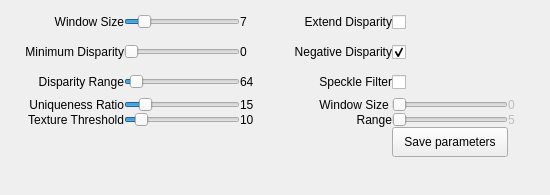
<?xml version="1.0" encoding="UTF-8"?>
<ui version="4.0">
 <class>MatcherWidgetOpenCVBlock</class>
 <widget class="QWidget" name="MatcherWidgetOpenCVBlock">
  <property name="geometry">
   <rect>
    <x>0</x>
    <y>0</y>
    <width>550</width>
    <height>195</height>
   </rect>
  </property>
  <property name="sizePolicy">
   <sizepolicy hsizetype="Preferred" vsizetype="Preferred">
    <horstretch>0</horstretch>
    <verstretch>0</verstretch>
   </sizepolicy>
  </property>
  <property name="minimumSize">
   <size>
    <width>550</width>
    <height>0</height>
   </size>
  </property>
  <property name="maximumSize">
   <size>
    <width>16777215</width>
    <height>16777215</height>
   </size>
  </property>
  <property name="windowTitle">
   <string>Form</string>
  </property>
  <layout class="QGridLayout" name="gridLayout_4">
   <property name="leftMargin">
    <number>7</number>
   </property>
   <property name="topMargin">
    <number>7</number>
   </property>
   <property name="rightMargin">
    <number>7</number>
   </property>
   <property name="bottomMargin">
    <number>7</number>
   </property>
   <item row="0" column="0">
    <layout class="QGridLayout" name="gridLayout" columnstretch="1,1,0,1,1,0">
     <property name="leftMargin">
      <number>0</number>
     </property>
     <property name="topMargin">
      <number>0</number>
     </property>
     <property name="rightMargin">
      <number>0</number>
     </property>
     <property name="bottomMargin">
      <number>0</number>
     </property>
     <property name="spacing">
      <number>0</number>
     </property>
     <item row="3" column="1">
      <widget class="QSlider" name="uniquenessRatioSlider">
       <property name="sizePolicy">
        <sizepolicy hsizetype="Preferred" vsizetype="Preferred">
         <horstretch>0</horstretch>
         <verstretch>0</verstretch>
        </sizepolicy>
       </property>
       <property name="minimumSize">
        <size>
         <width>0</width>
         <height>0</height>
        </size>
       </property>
       <property name="maximumSize">
        <size>
         <width>16777215</width>
         <height>16777215</height>
        </size>
       </property>
       <property name="minimum">
        <number>1</number>
       </property>
       <property name="value">
        <number>15</number>
       </property>
       <property name="orientation">
        <enum>Qt::Horizontal</enum>
       </property>
      </widget>
     </item>
     <item row="1" column="0">
      <widget class="QLabel" name="label_3">
       <property name="text">
        <string>Minimum Disparity</string>
       </property>
       <property name="alignment">
        <set>Qt::AlignRight|Qt::AlignTrailing|Qt::AlignVCenter</set>
       </property>
       <property name="margin">
        <number>5</number>
       </property>
      </widget>
     </item>
     <item row="1" column="1">
      <widget class="QSlider" name="minDisparitySlider">
       <property name="sizePolicy">
        <sizepolicy hsizetype="Preferred" vsizetype="Preferred">
         <horstretch>0</horstretch>
         <verstretch>0</verstretch>
        </sizepolicy>
       </property>
       <property name="minimumSize">
        <size>
         <width>0</width>
         <height>0</height>
        </size>
       </property>
       <property name="maximumSize">
        <size>
         <width>16777215</width>
         <height>16777215</height>
        </size>
       </property>
       <property name="minimum">
        <number>0</number>
       </property>
       <property name="maximum">
        <number>512</number>
       </property>
       <property name="orientation">
        <enum>Qt::Horizontal</enum>
       </property>
      </widget>
     </item>
     <item row="0" column="2">
      <widget class="QLabel" name="blockSizeLabel">
       <property name="minimumSize">
        <size>
         <width>35</width>
         <height>0</height>
        </size>
       </property>
       <property name="text">
        <string>7</string>
       </property>
       <property name="margin">
        <number>5</number>
       </property>
      </widget>
     </item>
     <item row="3" column="0">
      <widget class="QLabel" name="label_9">
       <property name="text">
        <string>Uniqueness Ratio</string>
       </property>
       <property name="alignment">
        <set>Qt::AlignRight|Qt::AlignTrailing|Qt::AlignVCenter</set>
       </property>
       <property name="margin">
        <number>5</number>
       </property>
      </widget>
     </item>
     <item row="3" column="2">
      <widget class="QLabel" name="uniquenessRatioLabel">
       <property name="minimumSize">
        <size>
         <width>35</width>
         <height>0</height>
        </size>
       </property>
       <property name="text">
        <string>15</string>
       </property>
       <property name="margin">
        <number>5</number>
       </property>
      </widget>
     </item>
     <item row="2" column="4">
      <widget class="QCheckBox" name="speckleFilterCheck">
       <property name="minimumSize">
        <size>
         <width>0</width>
         <height>30</height>
        </size>
       </property>
       <property name="text">
        <string/>
       </property>
      </widget>
     </item>
     <item row="0" column="1">
      <widget class="QSlider" name="blockSizeSlider">
       <property name="sizePolicy">
        <sizepolicy hsizetype="Preferred" vsizetype="Preferred">
         <horstretch>0</horstretch>
         <verstretch>0</verstretch>
        </sizepolicy>
       </property>
       <property name="minimumSize">
        <size>
         <width>0</width>
         <height>0</height>
        </size>
       </property>
       <property name="maximumSize">
        <size>
         <width>16777215</width>
         <height>16777215</height>
        </size>
       </property>
       <property name="minimum">
        <number>2</number>
       </property>
       <property name="maximum">
        <number>25</number>
       </property>
       <property name="value">
        <number>5</number>
       </property>
       <property name="orientation">
        <enum>Qt::Horizontal</enum>
       </property>
      </widget>
     </item>
     <item row="4" column="0">
      <widget class="QLabel" name="label_2">
       <property name="text">
        <string>Texture Threshold</string>
       </property>
       <property name="alignment">
        <set>Qt::AlignRight|Qt::AlignTrailing|Qt::AlignVCenter</set>
       </property>
       <property name="margin">
        <number>5</number>
       </property>
      </widget>
     </item>
     <item row="0" column="3">
      <widget class="QLabel" name="label_11">
       <property name="layoutDirection">
        <enum>Qt::RightToLeft</enum>
       </property>
       <property name="text">
        <string>Extend Disparity</string>
       </property>
       <property name="alignment">
        <set>Qt::AlignRight|Qt::AlignTrailing|Qt::AlignVCenter</set>
       </property>
       <property name="margin">
        <number>5</number>
       </property>
      </widget>
     </item>
     <item row="2" column="3">
      <widget class="QLabel" name="label_10">
       <property name="text">
        <string>Speckle Filter</string>
       </property>
       <property name="alignment">
        <set>Qt::AlignRight|Qt::AlignTrailing|Qt::AlignVCenter</set>
       </property>
       <property name="margin">
        <number>5</number>
       </property>
      </widget>
     </item>
     <item row="1" column="4">
      <widget class="QCheckBox" name="checkBoxNegativeDisparity">
       <property name="sizePolicy">
        <sizepolicy hsizetype="Preferred" vsizetype="Preferred">
         <horstretch>0</horstretch>
         <verstretch>0</verstretch>
        </sizepolicy>
       </property>
       <property name="minimumSize">
        <size>
         <width>0</width>
         <height>30</height>
        </size>
       </property>
       <property name="layoutDirection">
        <enum>Qt::LeftToRight</enum>
       </property>
       <property name="text">
        <string/>
       </property>
       <property name="checked">
        <bool>true</bool>
       </property>
      </widget>
     </item>
     <item row="0" column="4">
      <widget class="QCheckBox" name="checkBoxExtendDisparity">
       <property name="sizePolicy">
        <sizepolicy hsizetype="Preferred" vsizetype="Preferred">
         <horstretch>0</horstretch>
         <verstretch>0</verstretch>
        </sizepolicy>
       </property>
       <property name="minimumSize">
        <size>
         <width>0</width>
         <height>30</height>
        </size>
       </property>
       <property name="font">
        <font>
         <kerning>true</kerning>
        </font>
       </property>
       <property name="layoutDirection">
        <enum>Qt::LeftToRight</enum>
       </property>
       <property name="text">
        <string/>
       </property>
      </widget>
     </item>
     <item row="1" column="3">
      <widget class="QLabel" name="label_12">
       <property name="layoutDirection">
        <enum>Qt::RightToLeft</enum>
       </property>
       <property name="text">
        <string>Negative Disparity</string>
       </property>
       <property name="alignment">
        <set>Qt::AlignRight|Qt::AlignTrailing|Qt::AlignVCenter</set>
       </property>
       <property name="margin">
        <number>5</number>
       </property>
      </widget>
     </item>
     <item row="3" column="3">
      <widget class="QLabel" name="label">
       <property name="text">
        <string>Window Size </string>
       </property>
       <property name="alignment">
        <set>Qt::AlignRight|Qt::AlignTrailing|Qt::AlignVCenter</set>
       </property>
       <property name="margin">
        <number>5</number>
       </property>
      </widget>
     </item>
     <item row="4" column="2">
      <widget class="QLabel" name="textureThresholdLabel">
       <property name="minimumSize">
        <size>
         <width>35</width>
         <height>0</height>
        </size>
       </property>
       <property name="text">
        <string>10</string>
       </property>
       <property name="margin">
        <number>5</number>
       </property>
      </widget>
     </item>
     <item row="3" column="4">
      <widget class="QSlider" name="speckleWindowSlider">
       <property name="enabled">
        <bool>false</bool>
       </property>
       <property name="sizePolicy">
        <sizepolicy hsizetype="Preferred" vsizetype="Preferred">
         <horstretch>0</horstretch>
         <verstretch>0</verstretch>
        </sizepolicy>
       </property>
       <property name="minimumSize">
        <size>
         <width>0</width>
         <height>0</height>
        </size>
       </property>
       <property name="maximumSize">
        <size>
         <width>16777215</width>
         <height>16777215</height>
        </size>
       </property>
       <property name="maximum">
        <number>500</number>
       </property>
       <property name="value">
        <number>0</number>
       </property>
       <property name="orientation">
        <enum>Qt::Horizontal</enum>
       </property>
      </widget>
     </item>
     <item row="4" column="1">
      <widget class="QSlider" name="textureThresholdSlider">
       <property name="sizePolicy">
        <sizepolicy hsizetype="Preferred" vsizetype="Preferred">
         <horstretch>0</horstretch>
         <verstretch>0</verstretch>
        </sizepolicy>
       </property>
       <property name="minimumSize">
        <size>
         <width>0</width>
         <height>0</height>
        </size>
       </property>
       <property name="maximumSize">
        <size>
         <width>16777215</width>
         <height>16777215</height>
        </size>
       </property>
       <property name="value">
        <number>10</number>
       </property>
       <property name="orientation">
        <enum>Qt::Horizontal</enum>
       </property>
      </widget>
     </item>
     <item row="4" column="5">
      <widget class="QLabel" name="speckleRangeLabel">
       <property name="enabled">
        <bool>false</bool>
       </property>
       <property name="minimumSize">
        <size>
         <width>35</width>
         <height>0</height>
        </size>
       </property>
       <property name="text">
        <string>5</string>
       </property>
       <property name="margin">
        <number>5</number>
       </property>
      </widget>
     </item>
     <item row="4" column="4">
      <widget class="QSlider" name="speckleRangeSlider">
       <property name="enabled">
        <bool>false</bool>
       </property>
       <property name="sizePolicy">
        <sizepolicy hsizetype="Preferred" vsizetype="Preferred">
         <horstretch>0</horstretch>
         <verstretch>0</verstretch>
        </sizepolicy>
       </property>
       <property name="minimumSize">
        <size>
         <width>0</width>
         <height>0</height>
        </size>
       </property>
       <property name="maximumSize">
        <size>
         <width>16777215</width>
         <height>16777215</height>
        </size>
       </property>
       <property name="minimum">
        <number>5</number>
       </property>
       <property name="maximum">
        <number>500</number>
       </property>
       <property name="orientation">
        <enum>Qt::Horizontal</enum>
       </property>
      </widget>
     </item>
     <item row="3" column="5">
      <widget class="QLabel" name="speckleWindowLabel">
       <property name="enabled">
        <bool>false</bool>
       </property>
       <property name="minimumSize">
        <size>
         <width>35</width>
         <height>0</height>
        </size>
       </property>
       <property name="text">
        <string>0</string>
       </property>
       <property name="margin">
        <number>5</number>
       </property>
      </widget>
     </item>
     <item row="4" column="3">
      <widget class="QLabel" name="label_6">
       <property name="text">
        <string>Range</string>
       </property>
       <property name="alignment">
        <set>Qt::AlignRight|Qt::AlignTrailing|Qt::AlignVCenter</set>
       </property>
       <property name="margin">
        <number>5</number>
       </property>
      </widget>
     </item>
     <item row="2" column="2">
      <widget class="QLabel" name="disparityRangeLabel">
       <property name="minimumSize">
        <size>
         <width>35</width>
         <height>0</height>
        </size>
       </property>
       <property name="text">
        <string>64</string>
       </property>
       <property name="margin">
        <number>5</number>
       </property>
      </widget>
     </item>
     <item row="1" column="2">
      <widget class="QLabel" name="minDisparityLabel">
       <property name="minimumSize">
        <size>
         <width>35</width>
         <height>0</height>
        </size>
       </property>
       <property name="text">
        <string>0</string>
       </property>
       <property name="margin">
        <number>5</number>
       </property>
      </widget>
     </item>
     <item row="2" column="1">
      <widget class="QSlider" name="disparityRangeSlider">
       <property name="sizePolicy">
        <sizepolicy hsizetype="Preferred" vsizetype="Preferred">
         <horstretch>0</horstretch>
         <verstretch>0</verstretch>
        </sizepolicy>
       </property>
       <property name="minimumSize">
        <size>
         <width>0</width>
         <height>0</height>
        </size>
       </property>
       <property name="maximumSize">
        <size>
         <width>16777215</width>
         <height>16777215</height>
        </size>
       </property>
       <property name="minimum">
        <number>1</number>
       </property>
       <property name="maximum">
        <number>64</number>
       </property>
       <property name="singleStep">
        <number>1</number>
       </property>
       <property name="value">
        <number>4</number>
       </property>
       <property name="orientation">
        <enum>Qt::Horizontal</enum>
       </property>
      </widget>
     </item>
     <item row="0" column="0">
      <widget class="QLabel" name="label_5">
       <property name="text">
        <string>Window Size</string>
       </property>
       <property name="alignment">
        <set>Qt::AlignRight|Qt::AlignTrailing|Qt::AlignVCenter</set>
       </property>
       <property name="margin">
        <number>5</number>
       </property>
      </widget>
     </item>
     <item row="2" column="0">
      <widget class="QLabel" name="label_4">
       <property name="text">
        <string>Disparity Range</string>
       </property>
       <property name="alignment">
        <set>Qt::AlignRight|Qt::AlignTrailing|Qt::AlignVCenter</set>
       </property>
       <property name="margin">
        <number>5</number>
       </property>
      </widget>
     </item>
     <item row="5" column="4">
      <widget class="QPushButton" name="saveParametersButton">
       <property name="sizePolicy">
        <sizepolicy hsizetype="Preferred" vsizetype="Preferred">
         <horstretch>0</horstretch>
         <verstretch>0</verstretch>
        </sizepolicy>
       </property>
       <property name="minimumSize">
        <size>
         <width>0</width>
         <height>30</height>
        </size>
       </property>
       <property name="text">
        <string>Save parameters</string>
       </property>
      </widget>
     </item>
    </layout>
   </item>
   <item row="1" column="0">
    <spacer name="verticalSpacer">
     <property name="orientation">
      <enum>Qt::Vertical</enum>
     </property>
     <property name="sizeHint" stdset="0">
      <size>
       <width>0</width>
       <height>0</height>
      </size>
     </property>
    </spacer>
   </item>
  </layout>
 </widget>
 <resources/>
 <connections/>
</ui>
